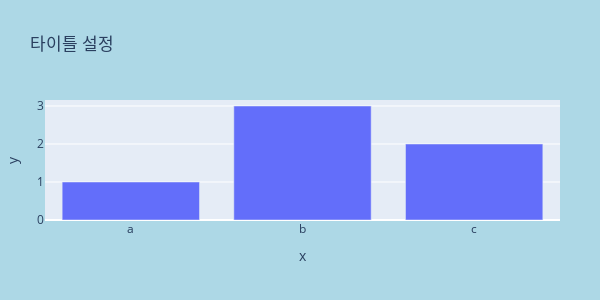

The notebook cell saved with this chart:
### Code cell
# graph_object
fig = go.Figure(data=go.Bar(x = ['a','b','c'], y=[1,3,2])
               )

fig.update_layout(width=600, 
                  height = 300,
                  margin_l = 40, # l : 왼쪽, r : 오른쪽
                  margin_r = 40,
                  # 백그라운드 컬러 지정
                  paper_bgcolor = "lightblue",
                  xaxis_title='x',
                  yaxis_title = 'y')

fig.update_layout(title_text = '타이틀 설정')

fig.show()

### Figure 1 — Plotly figure (JSON) as saved in the notebook; plotly's stock layout.template omitted (floating-point values rounded to 4 significant figures)
{"data": [{"type": "bar", "x": ["a", "b", "c"], "y": [1, 3, 2]}], "layout": {"height": 300, "margin": {"l": 40, "r": 40}, "paper_bgcolor": "lightblue", "title": {"text": "타이틀 설정"}, "width": 600, "xaxis": {"autorange": true, "range": [-0.5, 2.5], "title": {"text": "x"}, "type": "category"}, "yaxis": {"autorange": true, "range": [0, 3.158], "title": {"text": "y"}, "type": "linear"}}}
